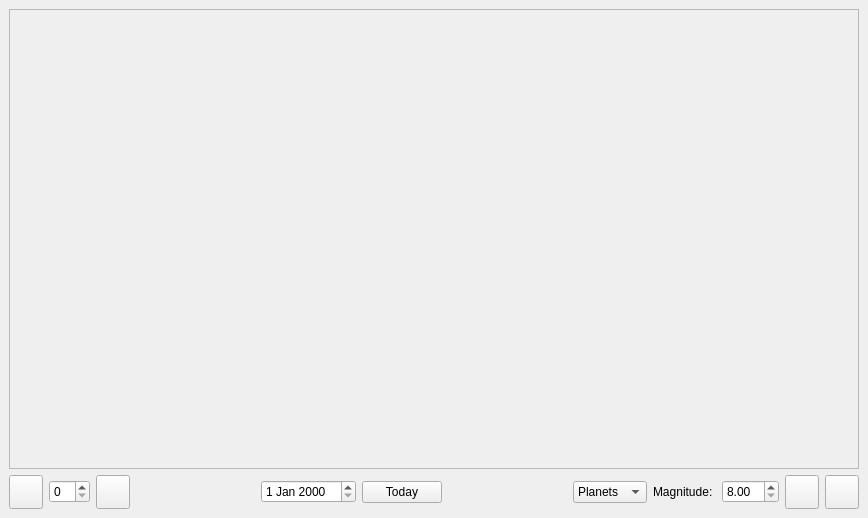
<?xml version="1.0" encoding="UTF-8"?>
<ui version="4.0">
 <class>PlanetViewer</class>
 <widget class="QWidget" name="PlanetViewer">
  <property name="geometry">
   <rect>
    <x>0</x>
    <y>0</y>
    <width>868</width>
    <height>518</height>
   </rect>
  </property>
  <layout class="QVBoxLayout">
   <property name="spacing">
    <number>6</number>
   </property>
   <property name="leftMargin">
    <number>9</number>
   </property>
   <property name="topMargin">
    <number>9</number>
   </property>
   <property name="rightMargin">
    <number>9</number>
   </property>
   <property name="bottomMargin">
    <number>9</number>
   </property>
   <item>
    <widget class="PVPlotWidget" name="map">
     <property name="sizePolicy">
      <sizepolicy hsizetype="Preferred" vsizetype="Expanding">
       <horstretch>0</horstretch>
       <verstretch>0</verstretch>
      </sizepolicy>
     </property>
     <property name="frameShape">
      <enum>QFrame::StyledPanel</enum>
     </property>
     <property name="frameShadow">
      <enum>QFrame::Raised</enum>
     </property>
    </widget>
   </item>
   <item>
    <layout class="QHBoxLayout">
     <property name="spacing">
      <number>6</number>
     </property>
     <property name="leftMargin">
      <number>0</number>
     </property>
     <property name="topMargin">
      <number>0</number>
     </property>
     <property name="rightMargin">
      <number>0</number>
     </property>
     <property name="bottomMargin">
      <number>0</number>
     </property>
     <item>
      <widget class="KPushButton" name="RunButton">
       <property name="sizePolicy">
        <sizepolicy hsizetype="Fixed" vsizetype="Fixed">
         <horstretch>0</horstretch>
         <verstretch>0</verstretch>
        </sizepolicy>
       </property>
       <property name="maximumSize">
        <size>
         <width>34</width>
         <height>34</height>
        </size>
       </property>
       <property name="text">
        <string/>
       </property>
      </widget>
     </item>
     <item>
      <widget class="TimeStepBox" name="TimeStep"/>
     </item>
     <item>
      <widget class="QPushButton" name="distanceButton">
       <property name="maximumSize">
        <size>
         <width>34</width>
         <height>34</height>
        </size>
       </property>
       <property name="text">
        <string/>
       </property>
      </widget>
     </item>
     <item>
      <spacer>
       <property name="orientation">
        <enum>Qt::Horizontal</enum>
       </property>
       <property name="sizeType">
        <enum>QSizePolicy::Expanding</enum>
       </property>
       <property name="sizeHint" stdset="0">
        <size>
         <width>140</width>
         <height>34</height>
        </size>
       </property>
      </spacer>
     </item>
     <item>
      <widget class="QDateEdit" name="DateBox"/>
     </item>
     <item>
      <widget class="KPushButton" name="TodayButton">
       <property name="text">
        <string>Today</string>
       </property>
      </widget>
     </item>
     <item>
      <spacer>
       <property name="orientation">
        <enum>Qt::Horizontal</enum>
       </property>
       <property name="sizeType">
        <enum>QSizePolicy::Expanding</enum>
       </property>
       <property name="sizeHint" stdset="0">
        <size>
         <width>140</width>
         <height>34</height>
        </size>
       </property>
      </spacer>
     </item>
     <item>
      <widget class="QComboBox" name="selectViewComboBox">
       <item>
        <property name="text">
         <string>Planets</string>
        </property>
       </item>
       <item>
        <property name="text">
         <string>Astroids</string>
        </property>
       </item>
       <item>
        <property name="text">
         <string>Both</string>
        </property>
       </item>
      </widget>
     </item>
     <item>
      <widget class="QLabel" name="label">
       <property name="text">
        <string>Magnitude: </string>
       </property>
      </widget>
     </item>
     <item>
      <widget class="QDoubleSpinBox" name="AstroidsVisibilityBox">
       <property name="minimum">
        <double>8.000000000000000</double>
       </property>
       <property name="maximum">
        <double>25.000000000000000</double>
       </property>
       <property name="singleStep">
        <double>0.100000000000000</double>
       </property>
      </widget>
     </item>
     <item>
      <widget class="KPushButton" name="ZoomInButton">
       <property name="sizePolicy">
        <sizepolicy hsizetype="Fixed" vsizetype="Fixed">
         <horstretch>0</horstretch>
         <verstretch>0</verstretch>
        </sizepolicy>
       </property>
       <property name="maximumSize">
        <size>
         <width>34</width>
         <height>34</height>
        </size>
       </property>
       <property name="text">
        <string/>
       </property>
      </widget>
     </item>
     <item>
      <widget class="KPushButton" name="ZoomOutButton">
       <property name="sizePolicy">
        <sizepolicy hsizetype="Fixed" vsizetype="Fixed">
         <horstretch>0</horstretch>
         <verstretch>0</verstretch>
        </sizepolicy>
       </property>
       <property name="maximumSize">
        <size>
         <width>34</width>
         <height>34</height>
        </size>
       </property>
       <property name="text">
        <string/>
       </property>
      </widget>
     </item>
    </layout>
   </item>
  </layout>
 </widget>
 <customwidgets>
  <customwidget>
   <class>KPushButton</class>
   <extends>QPushButton</extends>
   <header>kpushbutton.h</header>
  </customwidget>
  <customwidget>
   <class>TimeStepBox</class>
   <extends>QSpinBox</extends>
   <header>widgets/timestepbox.h</header>
  </customwidget>
  <customwidget>
   <class>PVPlotWidget</class>
   <extends>QFrame</extends>
   <header>pvplotwidget.h</header>
   <container>1</container>
  </customwidget>
 </customwidgets>
 <resources/>
 <connections/>
</ui>
